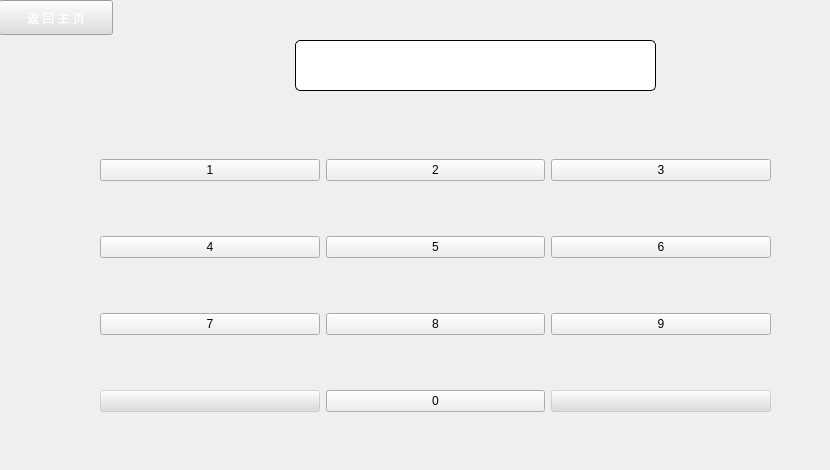
                <widget class="QWidget" name="page_id">
                 <widget class="QWidget" name="gridLayoutWidget">
                  <property name="geometry">
                   <rect>
                    <x>100</x>
                    <y>110</y>
                    <width>671</width>
                    <height>351</height>
                   </rect>
                  </property>
                  <layout class="QGridLayout" name="gridLayout">
                   <item row="1" column="0">
                    <widget class="QPushButton" name="Button_press4">
                     <property name="text">
                      <string>4</string>
                     </property>
                    </widget>
                   </item>
                   <item row="1" column="2">
                    <widget class="QPushButton" name="Button_press6">
                     <property name="text">
                      <string>6</string>
                     </property>
                    </widget>
                   </item>
                   <item row="0" column="0">
                    <widget class="QPushButton" name="Button_press1">
                     <property name="text">
                      <string>1</string>
                     </property>
                    </widget>
                   </item>
                   <item row="0" column="2">
                    <widget class="QPushButton" name="Button_press3">
                     <property name="text">
                      <string>3</string>
                     </property>
                    </widget>
                   </item>
                   <item row="1" column="1">
                    <widget class="QPushButton" name="Button_press5">
                     <property name="text">
                      <string>5</string>
                     </property>
                    </widget>
                   </item>
                   <item row="2" column="2">
                    <widget class="QPushButton" name="Button_press9">
                     <property name="text">
                      <string>9</string>
                     </property>
                    </widget>
                   </item>
                   <item row="0" column="1">
                    <widget class="QPushButton" name="Button_press2">
                     <property name="text">
                      <string>2</string>
                     </property>
                    </widget>
                   </item>
                   <item row="2" column="1">
                    <widget class="QPushButton" name="Button_press8">
                     <property name="text">
                      <string>8</string>
                     </property>
                    </widget>
                   </item>
                   <item row="2" column="0">
                    <widget class="QPushButton" name="Button_press7">
                     <property name="text">
                      <string>7</string>
                     </property>
                    </widget>
                   </item>
                   <item row="3" column="1">
                    <widget class="QPushButton" name="Button_press0">
                     <property name="text">
                      <string>0</string>
                     </property>
                    </widget>
                   </item>
                   <item row="3" column="0">
                    <widget class="QPushButton" name="Button_revocate">
                     <property name="styleSheet">
                      <string notr="true">QPushButton{
	
	background-color: rgba(222, 221, 218,100);
}</string>
                     </property>
                     <property name="text">
                      <string/>
                     </property>
                     <property name="icon">
                      <iconset resource="svg.qrc">
                       <normaloff>:/src/ICONS/revocate.svg</normaloff>:/src/ICONS/revocate.svg</iconset>
                     </property>
                     <property name="iconSize">
                      <size>
                       <width>40</width>
                       <height>40</height>
                      </size>
                     </property>
                    </widget>
                   </item>
                   <item row="3" column="2">
                    <widget class="QPushButton" name="Button_enter">
                     <property name="styleSheet">
                      <string notr="true">QPushButton{
	
	background-color: rgba(222, 221, 218,100);
}</string>
                     </property>
                     <property name="text">
                      <string/>
                     </property>
                     <property name="icon">
                      <iconset resource="svg.qrc">
                       <normaloff>:/src/ICONS/enter.svg</normaloff>:/src/ICONS/enter.svg</iconset>
                     </property>
                     <property name="iconSize">
                      <size>
                       <width>40</width>
                       <height>40</height>
                      </size>
                     </property>
                    </widget>
                   </item>
                  </layout>
                 </widget>
                 <widget class="QPushButton" name="Button_people">
                  <property name="geometry">
                   <rect>
                    <x>204</x>
                    <y>35</y>
                    <width>61</width>
                    <height>61</height>
                   </rect>
                  </property>
                  <property name="styleSheet">
                   <string notr="true">QPushButton{
	border:none;
	background-color: rgba(255, 255, 255,0);
}</string>
                  </property>
                  <property name="text">
                   <string/>
                  </property>
                  <property name="icon">
                   <iconset resource="svg.qrc">
                    <normaloff>:/src/ICONS/man.svg</normaloff>:/src/ICONS/man.svg</iconset>
                  </property>
                  <property name="iconSize">
                   <size>
                    <width>60</width>
                    <height>60</height>
                   </size>
                  </property>
                 </widget>
                 <widget class="QStackedWidget" name="stackedWidget_buy_iderror">
                  <property name="geometry">
                   <rect>
                    <x>670</x>
                    <y>20</y>
                    <width>151</width>
                    <height>80</height>
                   </rect>
                  </property>
                  <property name="styleSheet">
                   <string notr="true">QLabel{
	border:none;
	background-color: rgba(255, 255, 255,0);
	
	color: rgb(224, 27, 36);
	font: 14pt &quot;Noto Sans Brahmi&quot;;
}</string>
                  </property>
                  <property name="currentIndex">
                   <number>0</number>
                  </property>
                  <widget class="QWidget" name="page_ok"/>
                  <widget class="QWidget" name="page_error">
                   <widget class="QLabel" name="label_3">
                    <property name="geometry">
                     <rect>
                      <x>0</x>
                      <y>30</y>
                      <width>141</width>
                      <height>27</height>
                     </rect>
                    </property>
                    <property name="text">
                     <string>身份证号错误</string>
                    </property>
                   </widget>
                  </widget>
                 </widget>
                 <widget class="QLabel" name="label_showid">
                  <property name="geometry">
                   <rect>
                    <x>295</x>
                    <y>40</y>
                    <width>361</width>
                    <height>51</height>
                   </rect>
                  </property>
                  <property name="styleSheet">
                   <string notr="true">#label_showid{
	border: 1px solid;
	border-radius: 5px;
	background-color: rgb(255, 255, 255);
	
	color: rgb(0, 0, 0);
	font: 20pt &quot;Noto Sans Brahmi&quot;;
}</string>
                  </property>
                  <property name="text">
                   <string/>
                  </property>
                 </widget>
                 <widget class="QPushButton" name="Button_return1">
                  <property name="geometry">
                   <rect>
                    <x>-1</x>
                    <y>0</y>
                    <width>114</width>
                    <height>35</height>
                   </rect>
                  </property>
                  <property name="styleSheet">
                   <string notr="true">QPushButton{
	
	color: rgb(255, 255, 255);
	background-color: rgb(222, 221, 218);
	font: 14pt &quot;Noto Sans Brahmi&quot;;
}</string>
                  </property>
                  <property name="text">
                   <string>返 回 主 页</string>
                  </property>
                 </widget>
                </widget>
